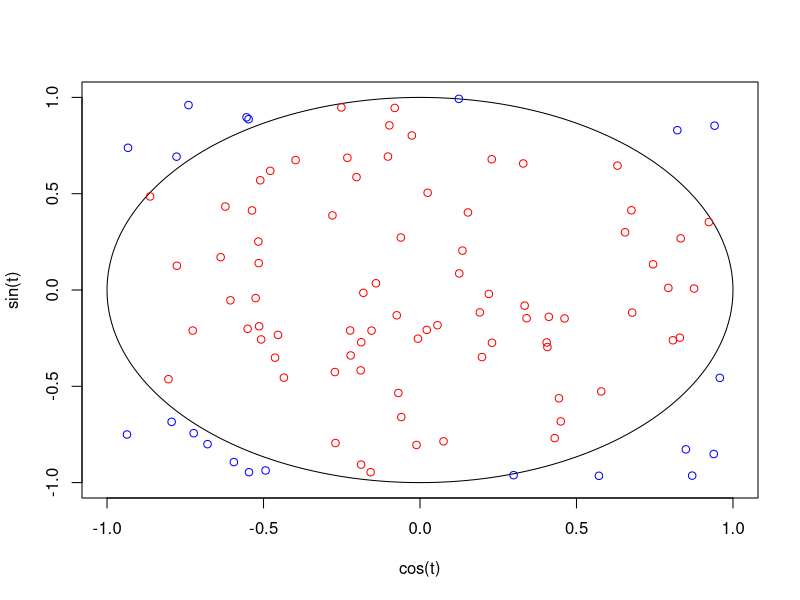

Here is the R script that generated this plot:
N=100
X=runif(N,-1,1)
Y=runif(N,-1,1)

t=seq(-pi,pi,0.01)
plot(cos(t),sin(t),type="l")

couleur=ifelse(X^2+Y^2<1,"red","blue")
points(X,Y,col=couleur)
